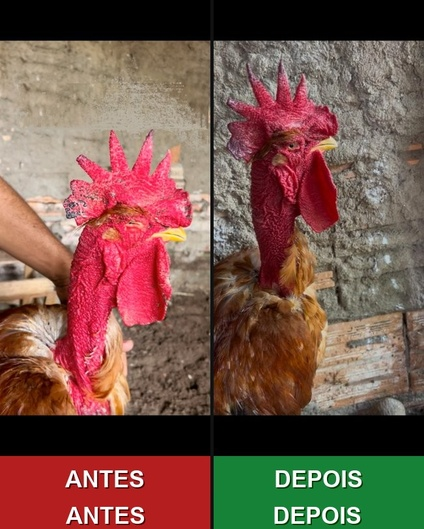
#> input picture autoridade/coriza.jpg, 424 x 529 px, shrunk from 651 x 812 before the run, found by its file name
$ python add_labels.py
#> lines starting #> are read from the running program, lines starting #| are printed output that depends on the picture
import os
from PIL import Image, ImageDraw, ImageFont

BASE = r"C:\Users\JOAO PAULO\Documents\GitHub\teste\autoridade"

TARGETS = ["coriza.jpg", "bouba.jpg"]

LABEL_HEIGHT = 56

def get_font(size):
    font_paths = [
        "C:/Windows/Fonts/arialbd.ttf",
        "C:/Windows/Fonts/calibrib.ttf",
        "C:/Windows/Fonts/impact.ttf",
        "C:/Windows/Fonts/arial.ttf",
    ]
    for fp in font_paths:
        if os.path.exists(fp):
            return ImageFont.truetype(fp, size)
    return ImageFont.load_default()

def stamp_labels(filename):
#> called with filename = 'coriza.jpg'
    in_path = os.path.join(BASE, filename)
    if not os.path.exists(in_path):
        print(f"File not found: {in_path}")
        return

    img = Image.open(in_path).convert("RGB")
#> img is the input picture: PIL image 424x529 RGB; mean R, G, B 119.3, 85.9, 74.6

    # Criar um novo canvas apenas adicionando a altura do rótulo embaixo
    new_h = img.height + LABEL_HEIGHT
#> new_h = 585
    new_img = Image.new("RGB", (img.width, new_h), (10, 10, 10))
#> new_img: PIL image 424x585 RGB; every value is 10

    # Colar a imagem original inteira no topo (SEM MEXER na foto original)
    new_img.paste(img, (0, 0))
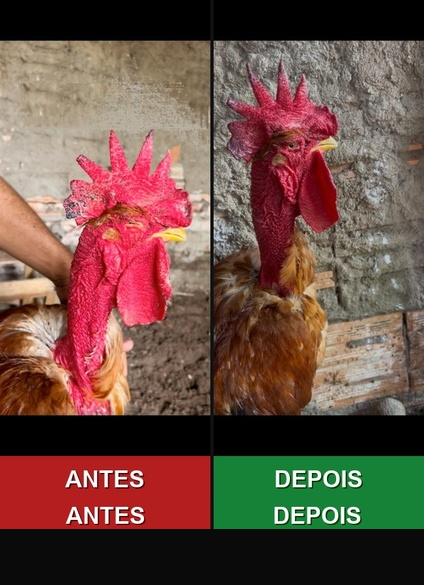
#> new_img: PIL image 424x585 RGB; mean R, G, B 108.8, 78.6, 68.5

    draw = ImageDraw.Draw(new_img)
    font_big = get_font(36)

    half_w = img.width // 2
#> half_w = 212
    label_y = img.height
#> label_y = 529

    # Barra vermelha ANTES (Metade Esquerda)
    draw.rectangle([0, label_y, half_w, new_h], fill=(180, 30, 30))

    # Barra verde DEPOIS (Metade Direita)
    draw.rectangle([half_w, label_y, img.width, new_h], fill=(22, 130, 55))

    # Linha divisória preta sutil bem no meio
    draw.rectangle([half_w - 2, 0, half_w + 2, new_h], fill=(18, 18, 18))

    # Textos com sombra para clareza
    def draw_text_centered(text, box_x, box_y, box_w, box_h, shadow_color, text_color):
#> called with text = 'ANTES', box_x = 0, box_y = 529, box_w = 212, box_h = 56, shadow_color = (80, 0, 0), text_color = (255, 255, 255)
        bbox = draw.textbbox((0, 0), text, font=font_big)
#> bbox = (0, 2, 32, 10)
        tw = bbox[2] - bbox[0]
#> tw = 32
        th = bbox[3] - bbox[1]
#> th = 8
        x = box_x + (box_w - tw) // 2
#> x = 90
        y = box_y + (box_h - th) // 2
#> y = 553

        # Shadow
        draw.text((x + 2, y + 2), text, fill=shadow_color, font=font_big)
        # Main Text
        draw.text((x, y), text, fill=text_color, font=font_big)

    # ANTES
    draw_text_centered("ANTES", 0, label_y, half_w, LABEL_HEIGHT, (80, 0, 0), (255, 255, 255))

    # DEPOIS
    draw_text_centered("DEPOIS", half_w, label_y, half_w, LABEL_HEIGHT, (0, 60, 0), (255, 255, 255))

    # Salvar nos dois formatos
    base_name = os.path.splitext(filename)[0]
    out_png = os.path.join(BASE, f"{base_name}.png")
    out_jpg = os.path.join(BASE, f"{base_name}.jpg") # Subscreve o jpg com o texto

    new_img.save(out_png, "PNG", optimize=True)
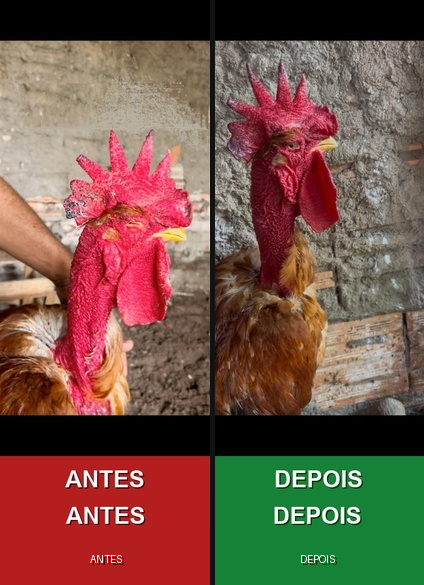
#> saved as coriza.png: PIL image 424x585 RGB; mean R, G, B 117.3, 85.1, 71.5
    new_img.save(out_jpg, "JPEG", quality=90, optimize=True)
    print(f"[SUCESSO] Labels adicionados perfeitamente em {base_name}")

if __name__ == "__main__":
    for t in TARGETS:
        stamp_labels(t)
#> pass 2 of the loop `for t in TARGETS:`:
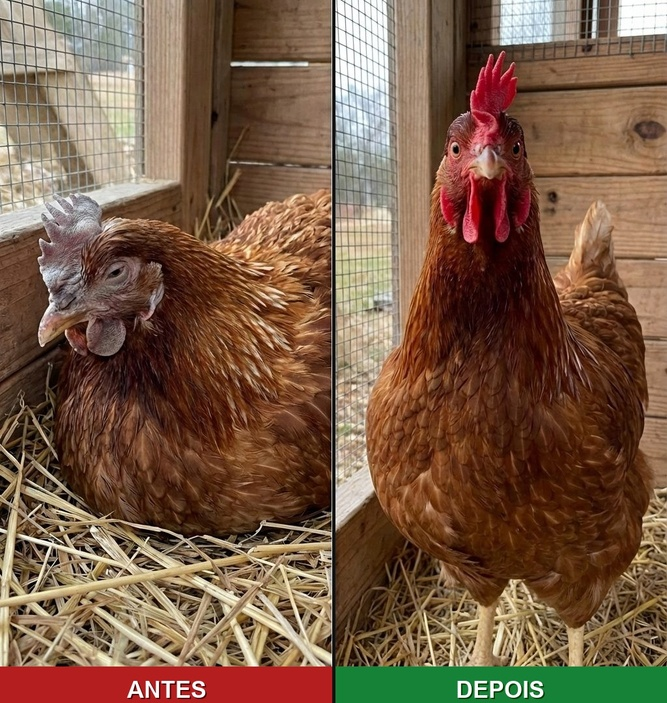
#> input picture autoridade/bouba.jpg, 667 x 703 px, shrunk from 1024 x 1080 before the run, found by its file name
#> in stamp_labels, img is the input picture: PIL image 667x703 RGB; mean R, G, B 121.7, 92.4, 70.6
#> in stamp_labels (call 2), `new_img.paste(img, (0, 0))`:
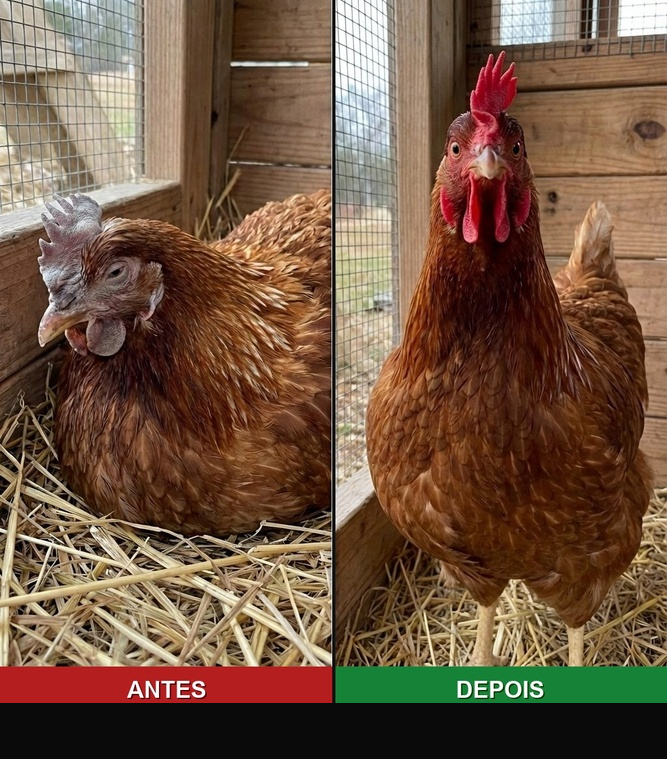
#> new_img: PIL image 667x759 RGB; mean R, G, B 113.5, 86.4, 66.1
#> in stamp_labels (call 2), `new_img.save(out_png, "PNG", optimize=True)`:
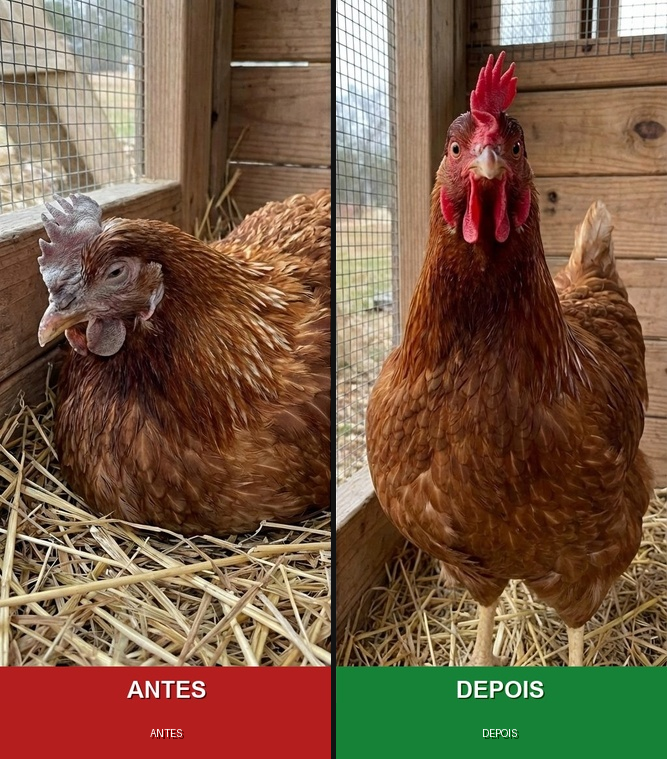
#> saved as bouba.png: PIL image 667x759 RGB; mean R, G, B 119.8, 91.2, 68.2
